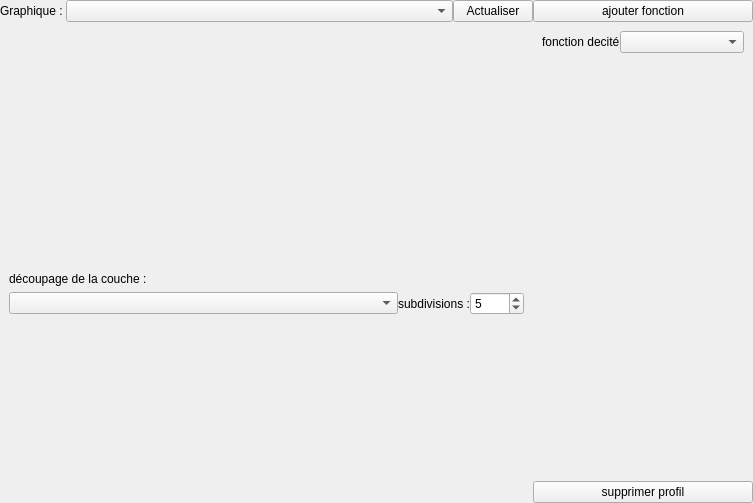
<?xml version="1.0" encoding="UTF-8"?>
<ui version="4.0">
 <class>Form</class>
 <widget class="QWidget" name="Form">
  <property name="geometry">
   <rect>
    <x>0</x>
    <y>0</y>
    <width>753</width>
    <height>503</height>
   </rect>
  </property>
  <property name="windowTitle">
   <string>Profile de concentration</string>
  </property>
  <layout class="QHBoxLayout" name="horizontalLayout">
   <property name="spacing">
    <number>0</number>
   </property>
   <property name="margin">
    <number>0</number>
   </property>
   <item>
    <widget class="QWidget" name="profil_widget" native="true">
     <property name="sizePolicy">
      <sizepolicy hsizetype="Preferred" vsizetype="Expanding">
       <horstretch>0</horstretch>
       <verstretch>0</verstretch>
      </sizepolicy>
     </property>
     <layout class="QVBoxLayout" name="verticalLayout_5">
      <property name="spacing">
       <number>0</number>
      </property>
      <property name="margin">
       <number>0</number>
      </property>
      <item>
       <widget class="QWidget" name="widget_3" native="true">
        <layout class="QHBoxLayout" name="horizontalLayout_2">
         <property name="spacing">
          <number>0</number>
         </property>
         <property name="margin">
          <number>0</number>
         </property>
         <item>
          <widget class="QLabel" name="label">
           <property name="text">
            <string>Graphique : </string>
           </property>
          </widget>
         </item>
         <item>
          <widget class="QComboBox" name="graph_combo">
           <property name="sizePolicy">
            <sizepolicy hsizetype="Expanding" vsizetype="Fixed">
             <horstretch>0</horstretch>
             <verstretch>0</verstretch>
            </sizepolicy>
           </property>
          </widget>
         </item>
         <item>
          <widget class="QPushButton" name="retrace_button">
           <property name="text">
            <string>Actualiser</string>
           </property>
          </widget>
         </item>
        </layout>
       </widget>
      </item>
      <item>
       <widget class="QWidget" name="widget_8" native="true">
        <property name="sizePolicy">
         <sizepolicy hsizetype="Preferred" vsizetype="Expanding">
          <horstretch>0</horstretch>
          <verstretch>0</verstretch>
         </sizepolicy>
        </property>
        <layout class="QVBoxLayout" name="verticalLayout_7">
         <property name="spacing">
          <number>0</number>
         </property>
         <property name="margin">
          <number>0</number>
         </property>
         <item>
          <widget class="QWidget" name="view_widget" native="true">
           <property name="sizePolicy">
            <sizepolicy hsizetype="Preferred" vsizetype="Expanding">
             <horstretch>0</horstretch>
             <verstretch>0</verstretch>
            </sizepolicy>
           </property>
           <layout class="QVBoxLayout" name="verticalLayout_10">
            <property name="spacing">
             <number>0</number>
            </property>
            <property name="margin">
             <number>0</number>
            </property>
           </layout>
          </widget>
         </item>
         <item>
          <widget class="QWidget" name="widget_7" native="true">
           <layout class="QVBoxLayout" name="verticalLayout_11">
            <item>
             <widget class="QLabel" name="label_3">
              <property name="text">
               <string>découpage de la couche :</string>
              </property>
             </widget>
            </item>
            <item>
             <widget class="QWidget" name="widget_5" native="true">
              <layout class="QHBoxLayout" name="horizontalLayout_4">
               <property name="spacing">
                <number>0</number>
               </property>
               <property name="margin">
                <number>0</number>
               </property>
               <item>
                <widget class="QComboBox" name="x_func_combo">
                 <property name="sizePolicy">
                  <sizepolicy hsizetype="Expanding" vsizetype="Fixed">
                   <horstretch>0</horstretch>
                   <verstretch>0</verstretch>
                  </sizepolicy>
                 </property>
                </widget>
               </item>
               <item>
                <widget class="QLabel" name="label_4">
                 <property name="text">
                  <string>subdivisions :</string>
                 </property>
                </widget>
               </item>
               <item>
                <widget class="QSpinBox" name="x_parameter_spin">
                 <property name="minimum">
                  <number>2</number>
                 </property>
                 <property name="maximum">
                  <number>1000</number>
                 </property>
                 <property name="value">
                  <number>5</number>
                 </property>
                </widget>
               </item>
              </layout>
             </widget>
            </item>
            <item>
             <widget class="QWidget" name="args_widget" native="true">
              <property name="sizePolicy">
               <sizepolicy hsizetype="Preferred" vsizetype="Expanding">
                <horstretch>0</horstretch>
                <verstretch>0</verstretch>
               </sizepolicy>
              </property>
              <layout class="QVBoxLayout" name="verticalLayout_12">
               <property name="spacing">
                <number>0</number>
               </property>
               <property name="margin">
                <number>0</number>
               </property>
              </layout>
             </widget>
            </item>
           </layout>
           <zorder>widget_5</zorder>
           <zorder>label_3</zorder>
           <zorder>args_widget</zorder>
          </widget>
         </item>
        </layout>
       </widget>
      </item>
     </layout>
    </widget>
   </item>
   <item>
    <widget class="QWidget" name="widget_2" native="true">
     <property name="sizePolicy">
      <sizepolicy hsizetype="Fixed" vsizetype="Preferred">
       <horstretch>0</horstretch>
       <verstretch>0</verstretch>
      </sizepolicy>
     </property>
     <layout class="QVBoxLayout" name="verticalLayout">
      <property name="spacing">
       <number>0</number>
      </property>
      <property name="margin">
       <number>0</number>
      </property>
      <item>
       <widget class="QPushButton" name="add_button">
        <property name="sizePolicy">
         <sizepolicy hsizetype="Preferred" vsizetype="Fixed">
          <horstretch>0</horstretch>
          <verstretch>0</verstretch>
         </sizepolicy>
        </property>
        <property name="text">
         <string>ajouter fonction</string>
        </property>
       </widget>
      </item>
      <item>
       <widget class="QScrollArea" name="scrollArea">
        <property name="minimumSize">
         <size>
          <width>220</width>
          <height>0</height>
         </size>
        </property>
        <property name="frameShape">
         <enum>QFrame::NoFrame</enum>
        </property>
        <property name="widgetResizable">
         <bool>true</bool>
        </property>
        <widget class="QWidget" name="scrollAreaWidgetContents">
         <property name="geometry">
          <rect>
           <x>0</x>
           <y>0</y>
           <width>220</width>
           <height>447</height>
          </rect>
         </property>
         <layout class="QVBoxLayout" name="verticalLayout_6">
          <item>
           <widget class="QWidget" name="parameter_widget" native="true">
            <layout class="QVBoxLayout" name="verticalLayout_2">
             <property name="spacing">
              <number>0</number>
             </property>
             <property name="margin">
              <number>0</number>
             </property>
             <item>
              <widget class="QWidget" name="widget" native="true">
               <layout class="QVBoxLayout" name="verticalLayout_3">
                <property name="spacing">
                 <number>0</number>
                </property>
                <property name="margin">
                 <number>0</number>
                </property>
                <item>
                 <widget class="QWidget" name="func_widget" native="true">
                  <layout class="QVBoxLayout" name="verticalLayout_4">
                   <property name="spacing">
                    <number>0</number>
                   </property>
                   <property name="margin">
                    <number>0</number>
                   </property>
                  </layout>
                 </widget>
                </item>
                <item>
                 <widget class="QWidget" name="density_widget" native="true">
                  <property name="sizePolicy">
                   <sizepolicy hsizetype="Preferred" vsizetype="Expanding">
                    <horstretch>0</horstretch>
                    <verstretch>0</verstretch>
                   </sizepolicy>
                  </property>
                  <layout class="QVBoxLayout" name="verticalLayout_8">
                   <property name="spacing">
                    <number>0</number>
                   </property>
                   <property name="margin">
                    <number>0</number>
                   </property>
                   <item>
                    <widget class="QWidget" name="widget_4" native="true">
                     <layout class="QHBoxLayout" name="horizontalLayout_3">
                      <property name="spacing">
                       <number>0</number>
                      </property>
                      <property name="margin">
                       <number>0</number>
                      </property>
                      <item>
                       <widget class="QLabel" name="label_2">
                        <property name="text">
                         <string>fonction decité</string>
                        </property>
                       </widget>
                      </item>
                      <item>
                       <widget class="QComboBox" name="density_combo">
                        <property name="sizePolicy">
                         <sizepolicy hsizetype="Expanding" vsizetype="Fixed">
                          <horstretch>0</horstretch>
                          <verstretch>0</verstretch>
                         </sizepolicy>
                        </property>
                       </widget>
                      </item>
                     </layout>
                    </widget>
                   </item>
                   <item>
                    <widget class="QWidget" name="dens_kwargs_widget" native="true">
                     <property name="sizePolicy">
                      <sizepolicy hsizetype="Preferred" vsizetype="Expanding">
                       <horstretch>0</horstretch>
                       <verstretch>0</verstretch>
                      </sizepolicy>
                     </property>
                     <layout class="QVBoxLayout" name="verticalLayout_9">
                      <property name="spacing">
                       <number>0</number>
                      </property>
                      <property name="margin">
                       <number>0</number>
                      </property>
                     </layout>
                    </widget>
                   </item>
                  </layout>
                 </widget>
                </item>
               </layout>
              </widget>
             </item>
            </layout>
           </widget>
          </item>
         </layout>
        </widget>
       </widget>
      </item>
      <item>
       <widget class="QPushButton" name="delete_button">
        <property name="text">
         <string>supprimer profil</string>
        </property>
       </widget>
      </item>
     </layout>
    </widget>
   </item>
  </layout>
 </widget>
 <resources/>
 <connections/>
</ui>
